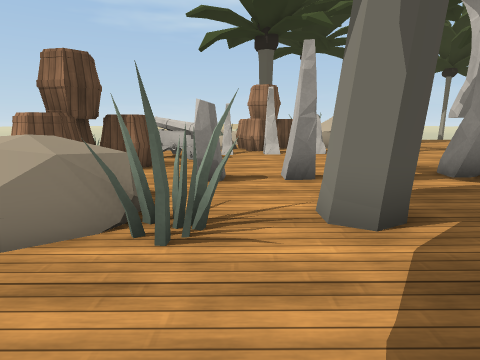
View 1 (above)

24 first-person views from a walk through a 3-D level made in the Unity game engine. The camera is 1.2 m above the floor, tilts 10° down and sees 75° across. The floor is counted in squares, 1 m on a side. Each view is taken from the middle of a square. On the plan, view 1 faces up. The plan holds only what a view shows up to about 13 squares ahead; the rest is blank. The place goes on beyond the plan. Some animated figures are not drawn. Some surface patterns are stand-ins.

View 2
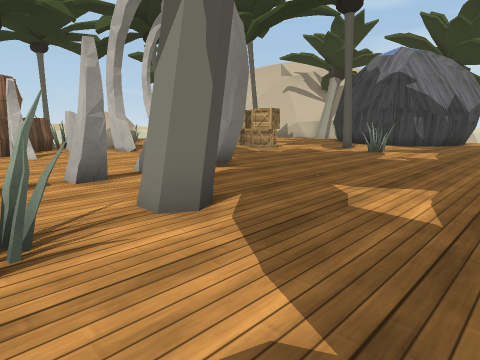

View 3
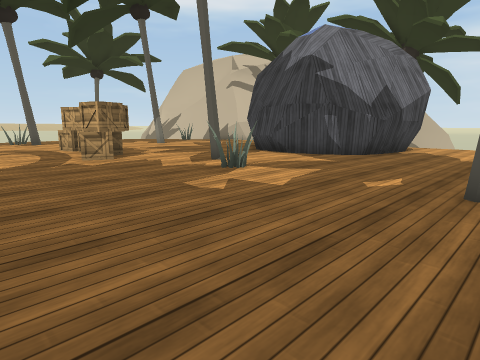

View 4
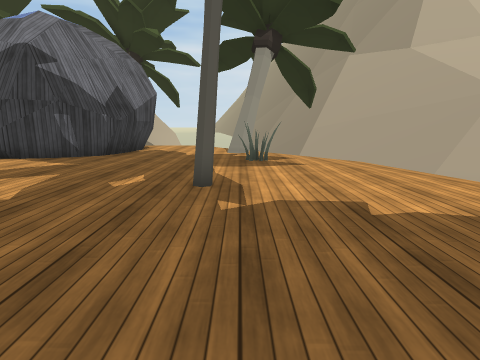

View 5
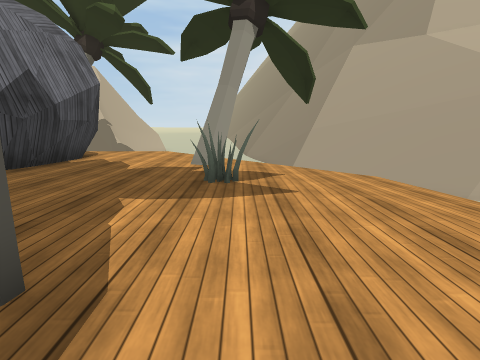

View 6
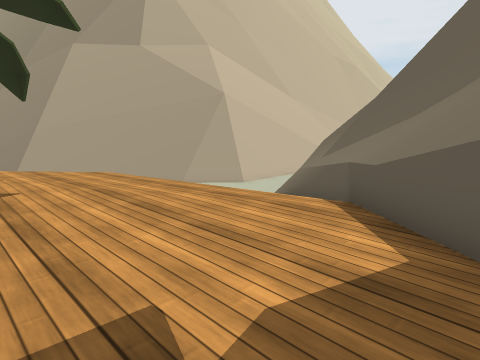

View 7
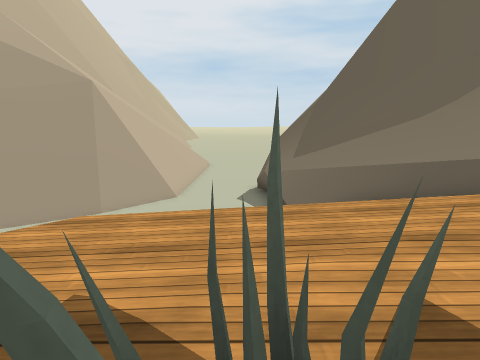

View 8
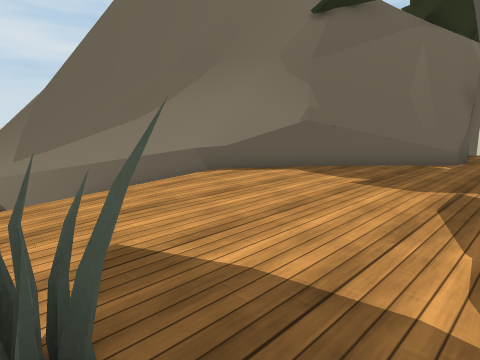

View 9
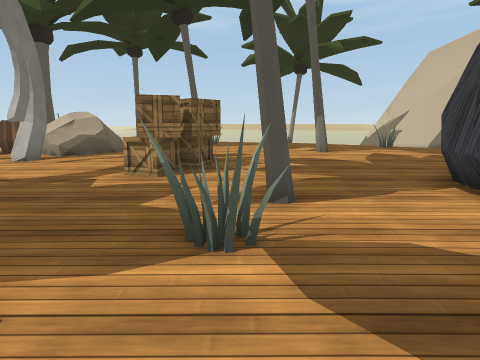

View 10
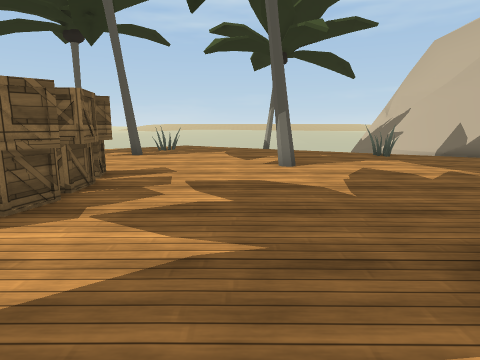

View 11
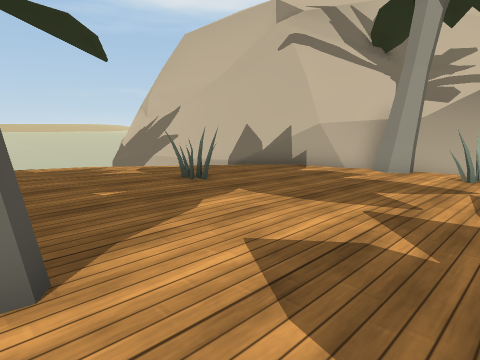

View 12
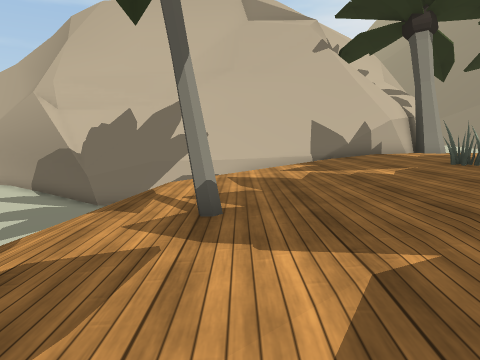

View 13
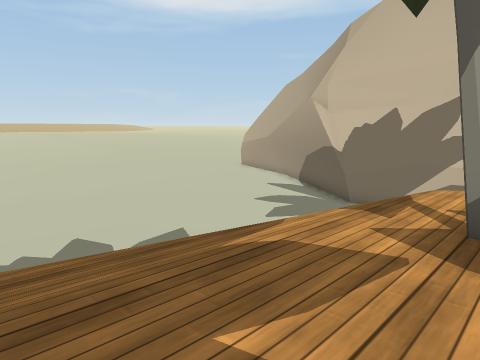

View 14
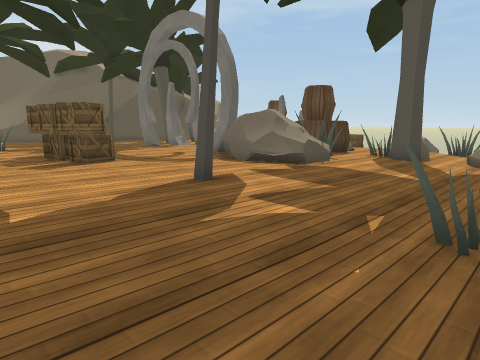

View 15
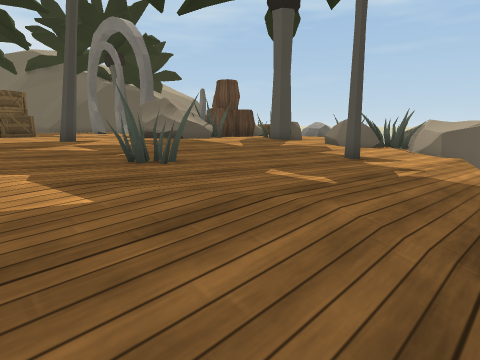

View 16
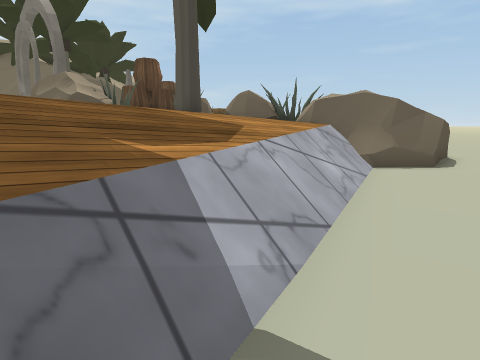

View 17
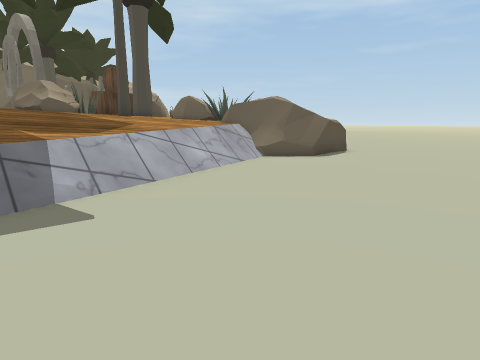

View 18
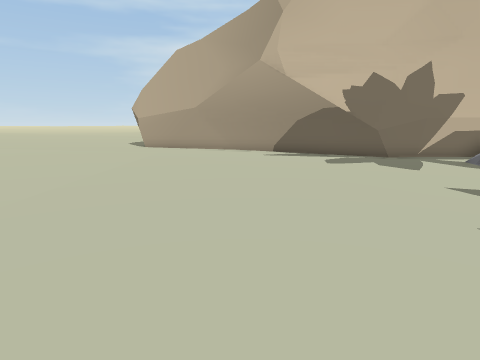

View 19
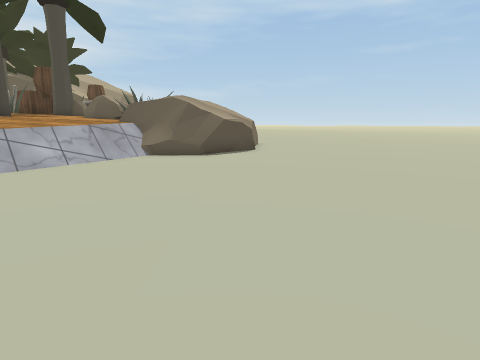

View 20
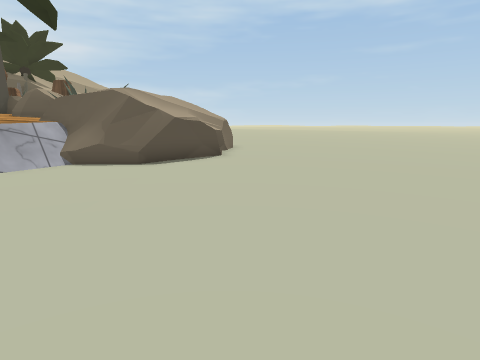

View 21
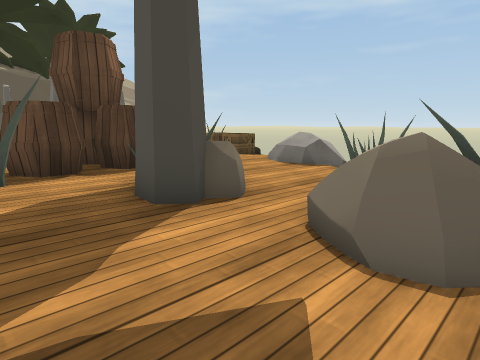

View 22
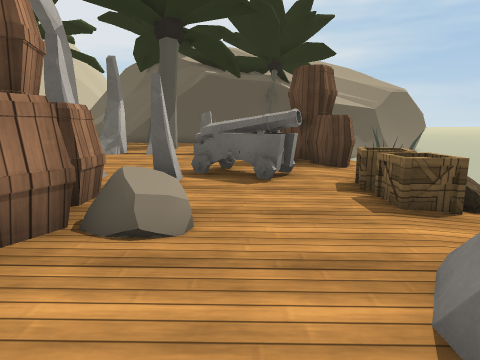

View 23
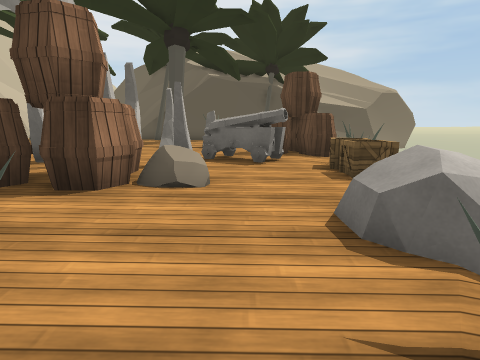

View 24
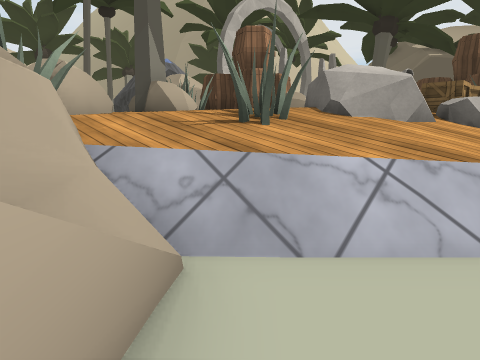

### Floor plan
Key: @ floor where view 1 was taken; # wall or solid block; . main floor; : floor 0.25 m higher than the main floor; - floor 0.25 m lower than the main floor; _ floor 0.5 m lower than the main floor; < floor 1.5 m lower than the main floor; ( floor 1.75 m lower than the main floor; + floor 2.25 m higher than the main floor; / step, stairs or slope; = window, fence, low wall or low ledge; ^ raised ledge; v drop or lower ground; C cannon; B barrel; R rock; T palm tree; A crate; O other object.
Columns run from 7 left of view 1 to 27 right of it. Each row starts with its distance up from view 1.
 38           ((( <     <<<<<<<<<<<
 37    (((((((((<<     <<<<<<<<<<<<
 36 ((((((((((<<<<<   <<<<<<<<<<<<<
 35 ((((((((<<<<<<<< <<<<<<<<<<<<<<
 34 ((((((<<<<<<<<<<< <<<<<<<<<<<<<
 33 ((((<<<<<<<<<<<<<< <<<<<<<<<<<<
 32 ((<<<<<<<<<<<<<<<< <<<<<<<<<<<(#
 31 <<<<<<<<<<<<<<<<<< <<<<<<<<<<<##
 30 <<<<<<<<<<<<<<<<//    <<<<<<<(#
 29  <<<<<<<<<<<<////////   <<<<((#
 28   <^^^#=<</////////////   <<((#
 27    ^^^^=////////////////// //(#
 26    ^ ^^==_-----......-----_/ /#
 25     ^^^^=------........T----  ##
 24 <=#^ ^^O----T--........T.---- ##
 23  <^^^OORR----....O..:.....---/=#
 22 <<////RRR-..........:::.....--/#
 21 <////-.RR...........::::......-##
 20 /////...RT.......:::::::::.....##
 19  //O...RRT....::::::::::::::...##
 18  /OOO......../:::T::::::::O:...##
 17  O O.......R /::::::::::::::....##
 16   ....RBBBBR  ::::::::::::::....T##
 15   ....OBBBBR R::::::::T:::::....TT#
 14   AA...BB..RRR::::::::T:::::......-
 13  RAA..OOO.O.O::::AA:::::::::....O
 12   A.CC....O.O::::AA::::::::
 11   ..CCC.....OO:::AA:::::::
 10   B.B........::::AA::::::
  9  BBBB...... ..:::AA::::##
  8  -BBB...... O...:::::::#
  7  -BB .O.O.O.O.....:TT::#
  6      .O.O.O.O......:::.##
  5    R /.............O....##
  4    R  ..TT...............#####.
  3    R /O.TT.................###.
  2      ..........................
  1       .........................
  0       .@...   .....T...........
 -1            T ..............TT
 -2          ####...........O...T-
 -3           ##===............---
 -4           ##=#=#..........---
 -5           ###=##=.......----/
 -6            ##= +#=....-----/
 -7             ##=//#==/////
 -8             ##=///////
 -9              ##////////      <//
-10               #=///////<    <///
-11                 ////////<<<</////
-12                 ===#=//v<<<//////
-13                #########<<<=//////
-14                 ########<<<##/////

Positions as (right, up) in squares from view 1, and headings:
1: (0, 0), facing up
2: (-1, 0), facing up-right
3: (6, -1), facing up-right
4: (6, -1), facing right
5: (10, -2), facing right
6: (9, -2), facing down-right
7: (17, -1), facing down
8: (17, 0), facing down-left
9: (12, 2), facing up
10: (14, 6), facing up
11: (15, 12), facing up-right
12: (11, 24), facing right
13: (11, 24), facing up-right
14: (14, 23), facing down-left
15: (13, 28), facing down-left
16: (10, 31), facing down-left
17: (10, 35), facing down-left
18: (10, 35), facing right
19: (7, 38), facing down-left
20: (4, 37), facing down-left
21: (4, 23), facing down-left
22: (-2, 19), facing down
23: (-2, 21), facing down
24: (-7, 24), facing down-right
